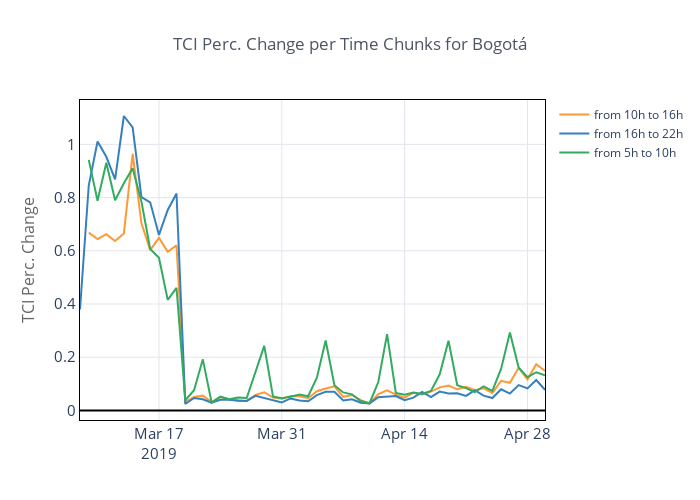
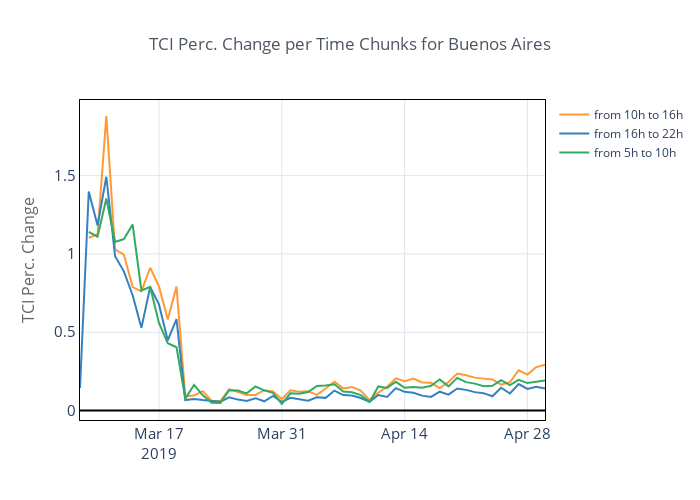
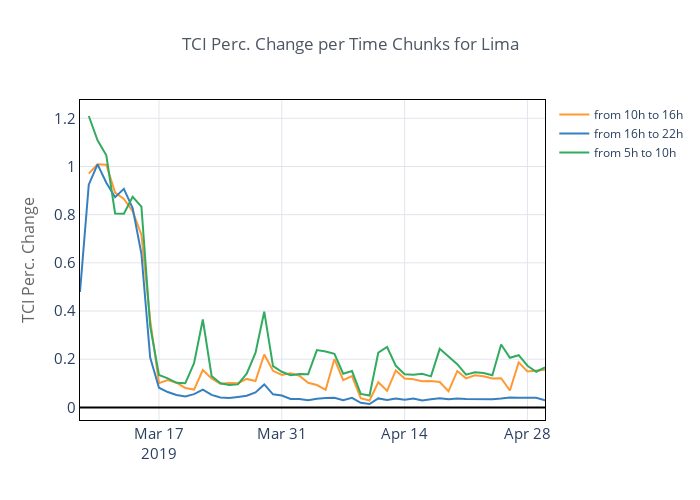
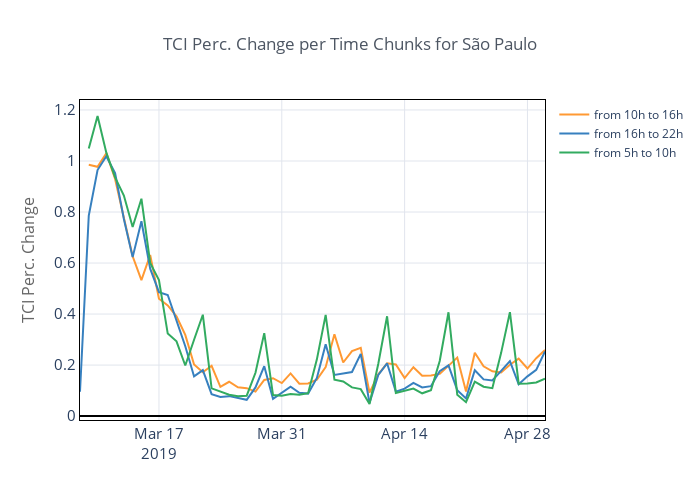

Here is the notebook cell these charts were saved with, in order:
### Code cell
for rn in tci_pc.index.unique('region_name'):
    tci_pc.loc[rn][[c for c in tci_pc.columns if 'rest' not in c]].iplot(
        theme='custom',
        title=f'TCI Perc. Change per Time Chunks for {rn}',
        yTitle='TCI Perc. Change', 
        asImage=True
    )
